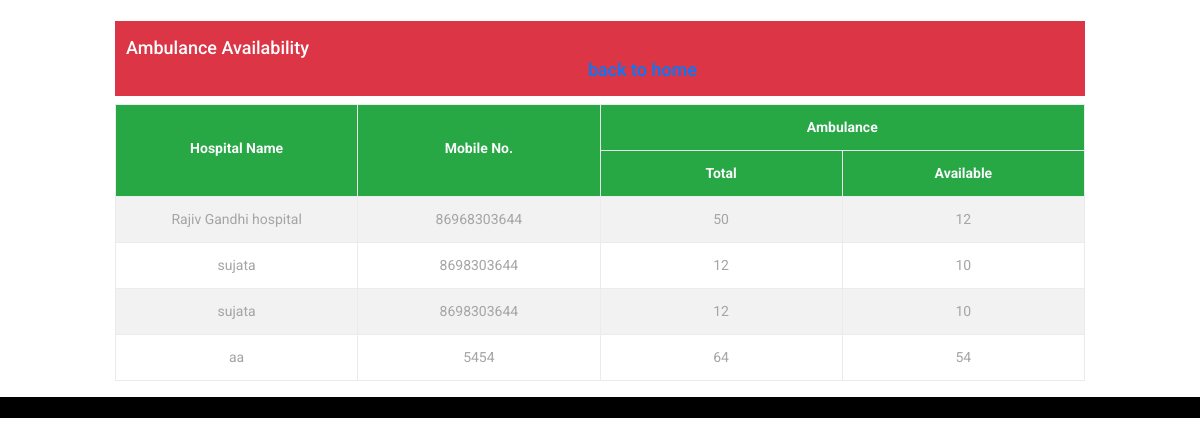
The app's page /admin/ambulance/index.php with its own data.
### tables this page shows
CREATE TABLE `amb` (
  `id` int(11) NOT NULL,
  `ccc_Name` varchar(255) NOT NULL,
  `contact` varchar(13) NOT NULL,
  `total` int(7) NOT NULL,
  `ta` int(7) NOT NULL
);

### admin/ambulance/index.php (the view, shortened to what this page needs)
<?php
    require_once("connection.php");
    $query = " select * from amb ";
    $result = mysqli_query($con,$query);
?>
<!DOCTYPE html>
<html lang="en">
<head>
    <link rel="stylesheet" a href="CSS/bootstrap.css"/>
    <link rel="stylesheet" type="text/css" href="CSS/bootstrap.min.css">
<link rel="stylesheet" type="text/css" href="CSS/main_styles.css">
<link href="CSS/fontawesome-all.css" rel="stylesheet" type="text/css">
<link href="CSS/font-awesome.min.css" rel="stylesheet" type="text/css">
<link rel="stylesheet" a href="CSS/style.css"/>
</head>
<body >
<br>
<div class="container-fluid">
  <div class="row">
    <div class="col-sm-1" ></div>
    <div class="col-sm-10" style="background-color:;">
                       <h3 class="bg-danger text-white text-center py-3">Ambulance Availability
                        &nbsp;&nbsp;&nbsp;&nbsp;&nbsp;&nbsp;&nbsp;&nbsp;&nbsp;&nbsp;&nbsp;&nbsp;&nbsp;&nbsp;&nbsp;&nbsp;&nbsp;&nbsp;
&nbsp;&nbsp;&nbsp;&nbsp;&nbsp;&nbsp;&nbsp;&nbsp;&nbsp;&nbsp;&nbsp;&nbsp;&nbsp;&nbsp;&nbsp;&nbsp;&nbsp;&nbsp;
&nbsp;&nbsp;&nbsp;&nbsp;&nbsp;&nbsp;&nbsp;&nbsp;&nbsp;&nbsp;&nbsp;&nbsp;&nbsp;&nbsp;&nbsp;&nbsp;&nbsp;&nbsp;
&nbsp;&nbsp;&nbsp;&nbsp;&nbsp;&nbsp;&nbsp;&nbsp;&nbsp;&nbsp;&nbsp;&nbsp;&nbsp;&nbsp;&nbsp;&nbsp;&nbsp;&nbsp;
&nbsp;&nbsp;&nbsp;&nbsp;&nbsp;&nbsp;&nbsp;&nbsp;&nbsp;&nbsp;&nbsp;&nbsp;&nbsp;&nbsp;&nbsp;&nbsp;&nbsp;&nbsp;
&nbsp;&nbsp;&nbsp;&nbsp;&nbsp;&nbsp;&nbsp;&nbsp;&nbsp;&nbsp;&nbsp;&nbsp;&nbsp;&nbsp;&nbsp;&nbsp;&nbsp;&nbsp;
&nbsp;&nbsp;&nbsp;&nbsp;&nbsp;&nbsp;&nbsp;&nbsp;&nbsp;&nbsp;&nbsp;&nbsp;&nbsp;&nbsp;&nbsp;&nbsp;&nbsp;&nbsp;
&nbsp;&nbsp;&nbsp;&nbsp;&nbsp;&nbsp;&nbsp;&nbsp;&nbsp;&nbsp;&nbsp;&nbsp;&nbsp;&nbsp;&nbsp;&nbsp;&nbsp;&nbsp;
&nbsp;&nbsp;&nbsp;&nbsp;&nbsp;&nbsp;&nbsp;&nbsp;&nbsp;&nbsp;&nbsp;&nbsp;&nbsp;&nbsp;&nbsp;&nbsp;&nbsp;&nbsp;
&nbsp;&nbsp;&nbsp;&nbsp;&nbsp;&nbsp;&nbsp;&nbsp;&nbsp;&nbsp;&nbsp;&nbsp;&nbsp;&nbsp;&nbsp;&nbsp;&nbsp;&nbsp;
<a href="../dashboard.php">back to home</a></h3>
<article>
                        <table class="table table-bordered table-striped table-hover text-center">
                            <tr class="bg-success text-light font-weight-bold">
                                <td rowspan="2"><br>Hospital Name</td>
                                <td rowspan="2"><br>Mobile No. </td>
                                <td colspan="2">  Ambulance </td>
                            </tr>
<tr class="bg-success text-light font-weight-bold">
                                <td > Total </td>
				<td > Available </td>
                            </tr>
                            <?php
                                    while($row=mysqli_fetch_assoc($result))
                                    {
       $Name = $row['ccc_Name'];
            $phone = $row['contact'];
                       $totalbed = $row['total'];
$tabed = $row['ta'];
                           ?>
                                    <tr>
                                        <td class="align-middle"><?php echo $Name ?></td>
                                        <td class="align-middle"><?php echo $phone ?></td>
<td class="align-middle"><?php echo $totalbed ?></td>
<td class="align-middle"><?php echo $tabed ?></td>
                                    </tr>
                            <?php
                                    }
                            ?>
                        </table>
</article>
    </div>
    <div class="col-sm-1" ></div>
</div>
</div>
<div class="container-fluid" style="background-color:black;">
<div class="container" style="background-color:black;">
				<div class="footer_copyright">
				</div>
</div>
					</div>
       </body>
</html>

### admin/ambulance/CSS/main_styles.css (style rules this page uses)
* { margin: 0; padding: 0; -webkit-font-smoothing: antialiased; -webkit-text-shadow: rgba(0,0,0,.01) 0 0 1px; text-shadow: rgba(0,0,0,.01) 0 0 1px; }
body { font-family: 'Roboto', sans-serif; font-size: 14px; font-weight: 400; background: #FFFFFF; color: #a5a5a5; }
div { display: block; position: relative; -webkit-box-sizing: border-box; -moz-box-sizing: border-box; box-sizing: border-box; }
a, a:hover, a:visited, a:active, a:link { text-decoration: none; -webkit-font-smoothing: antialiased; -webkit-text-shadow: rgba(0,0,0,.01) 0 0 1px; text-shadow: rgba(0,0,0,.01) 0 0 1px; }
h3 { font-size: 18px; }
h1, h2, h3, h4, h5, h6 { font-family: 'Roboto', sans-serif; -webkit-font-smoothing: antialiased; -webkit-text-shadow: rgba(0,0,0,.01) 0 0 1px; text-shadow: rgba(0,0,0,.01) 0 0 1px; }

### admin/ambulance/CSS/style.css (style rules this page uses)
article { overflow-x:auto; }

### records on screen
amb: ccc_Name "Rajiv Gandhi hospital", contact "86968303644", total "50", ta "12"
amb: ccc_Name "sujata", contact "8698303644", total "12", ta "10"
amb: ccc_Name "sujata", contact "8698303644", total "12", ta "10"
amb: ccc_Name "aa", contact "5454", total "64", ta "54"
